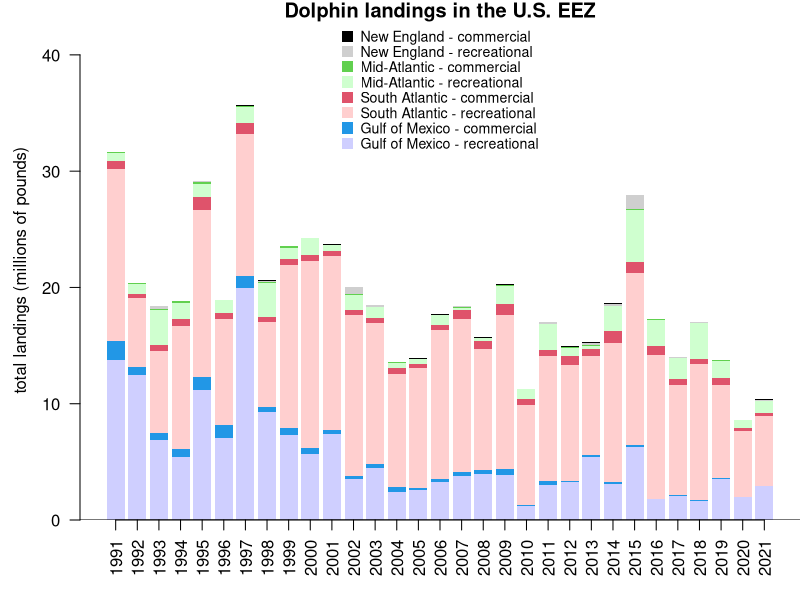
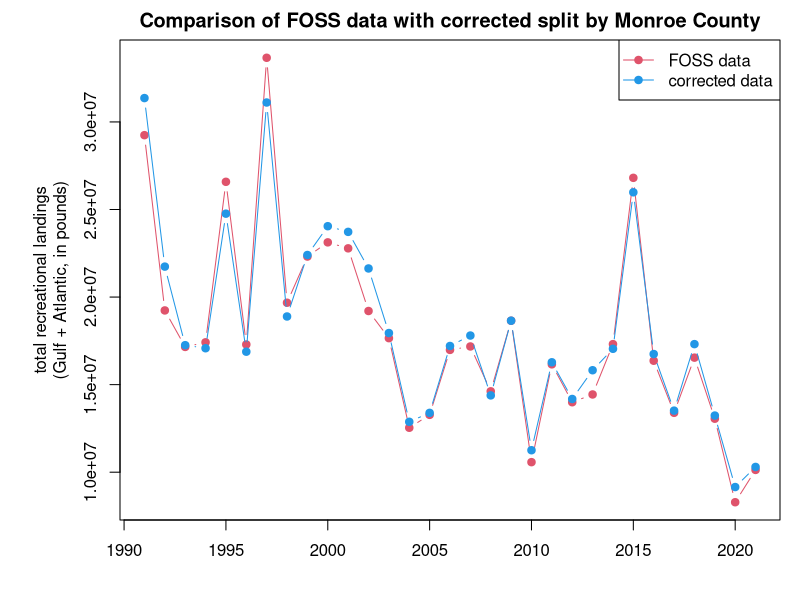
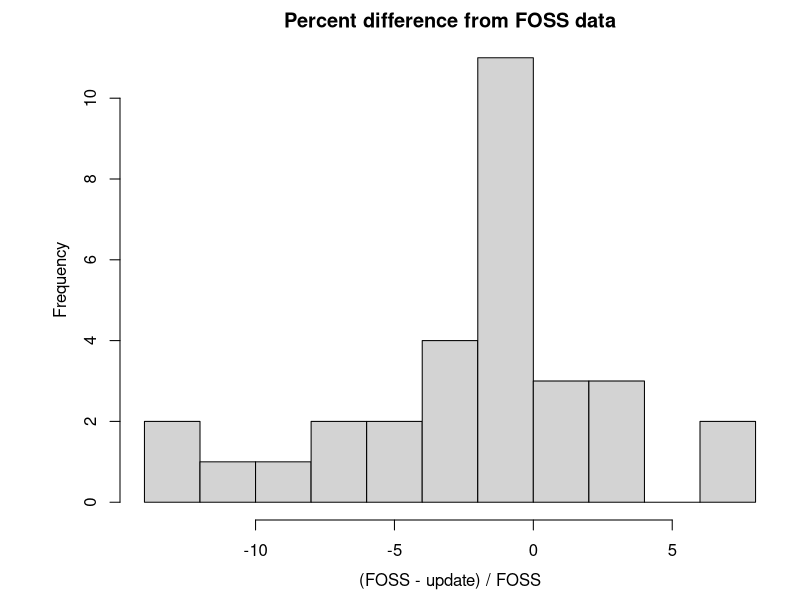
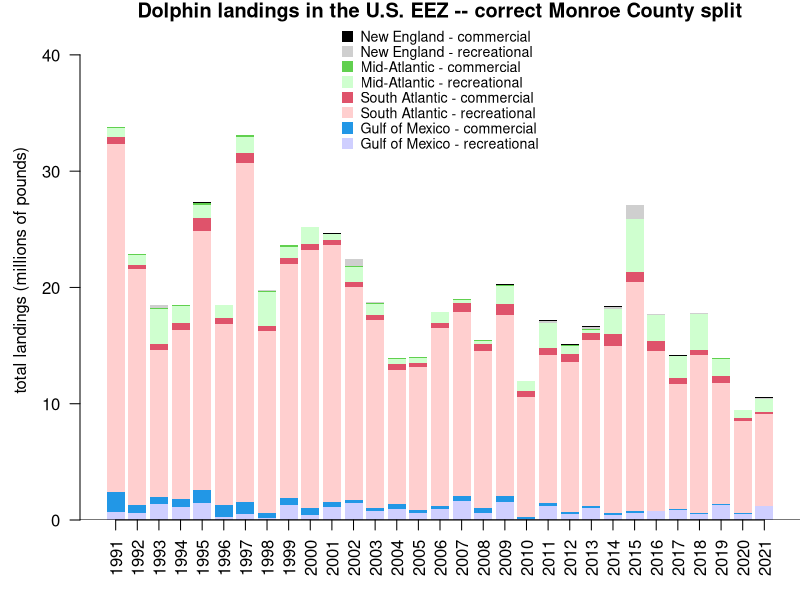

Here is the R script that generated these plots, in order:
## ---- chunk 1
# clear workspace
rm(list = ls())

# read in data file
d <- read.table("data/foss_landings_comrec_USEEZ.csv", header = T, sep = ",")
head(d)

# take commas out of file --------------------------
d$Pounds <- as.numeric(gsub(",", "", d$Pounds))
d$Dollars <- as.numeric(gsub(",", "", d$Dollars))
d$Metric.Tons <- as.numeric(gsub(",", "", d$Metric.Tons))
head(d)
## ---- chunk 2
# compile by year for sectors and regions ---------------
d$Collection <- factor(d$Collection, levels = c("Recreational", "Commercial")) 
tab <- tapply(d$Pounds, list(d$Year, d$Collection, d$Region.Name), sum, na.rm = T)
tab[is.na(tab)] <- 0
head(tab)

dat <- data.frame(cbind(tab[, , "Gulf"], tab[, , "South Atlantic"], 
                        tab[, , "Middle Atlantic"], tab[, , "New England"]))
names(dat) <- c("rec_Gulf", "com_Gulf", "rec_SA", "com_SA", "rec_MA", "com_MA", "rec_NE", "com_NE")
dat
## ---- chunk 3
# select years ---------------------
dat <- dat[which(rownames(dat) > 1990), ]

# define colors and plot -------------------
cols <- c("#0000FF30", 4, "#FF000030", 2, "#00FF0030", 3, "#00000030", 1)

par(mar = c(4, 4, 1, 0), mgp = c(2.5, 1, 0))
yrs <- as.numeric(rownames(dat))
#yrs[seq(2, 32, 2)] <- NA

b <- barplot(t(dat)/10^6, names.arg = yrs, col = cols, ylim = c(0, 43), 
             border = NA, las = 2, ylab = "total landings (millions of pounds)", 
             main = "Dolphin landings in the U.S. EEZ")

#mtext(side = 3, line = -1.15, "Source: NMFS commerical and recreational landings statistics", cex = 0.9)

legend("top", c("New England - commercial", "New England - recreational", 
                "Mid-Atlantic - commercial", "Mid-Atlantic - recreational", 
                 "South Atlantic - commercial", "South Atlantic - recreational",
                 "Gulf of Mexico - commercial", "Gulf of Mexico - recreational"),
    col = cols[8:1], pch = 15, pt.cex = 1.5, bty = "n", y.intersp = 0.9, cex = 0.85)
#legend(15, 30, c("Commercial", "Recreational"), col = c(1, "#00000060"), 
#       pch = 15, pt.cex = 2, bty = "n", y.intersp = 1.1)
axis(1, at = b, lab = rep("", length(b)), pos = 0)
abline(h=0)

## ---- chunk 4
ml <- read.table("data/RecreationalDolphinLandings_SAandGOM_MLarkin.csv", header = T, sep = ",", skip = 6)
ml <- ml[which(ml$Year > 1990), ]

# select same years for FOSS data set 
dat <- dat[which(yrs <= max(ml$Year)), ]

# check that years match
summary(rownames(dat) == ml$Year)
yrs <- as.numeric(rownames(dat))

# check that totals match
old <- dat$rec_Gulf + dat$rec_SA + dat$rec_MA + dat$rec_NE
new <- ml$GOM + ml$ATL

# plot totals 
par(mar = c(4, 6, 2, 1), mgp = c(2.5, 1, 0))
matplot(yrs, cbind(old, new), xlab = "", lty = 1, col = c(2, 4), type = "b", pch = 19, 
        ylab = "total recreational landings\n(Gulf + Atlantic, in pounds)",
        main = "Comparison of FOSS data with corrected split by Monroe County")
legend("topright", c("FOSS data", "corrected data"), col = c(2, 4), pch = 19, lty = 1)

mean((old - new)/old*100)
range((old - new)/old*100)
hist((old - new)/old*100, main = "Percent difference from FOSS data", breaks = 10, 
     xlab = "(FOSS - update) / FOSS")

# replace FOSS data with update data
datnew <- dat
datnew$rec_Gulf <- ml$GOM
datnew$rec_SA <- ml$ATL - (datnew$rec_MA + datnew$rec_NE)
tail(dat)
tail(datnew)
## ---- chunk 5
par(mar = c(4, 4, 1, 0), mgp = c(2.5, 1, 0))
b <- barplot(t(datnew)/10^6, names.arg = yrs, col = cols, ylim = c(0, 43), 
             border = NA, las = 2, ylab = "total landings (millions of pounds)", 
             main = "Dolphin landings in the U.S. EEZ -- correct Monroe County split")
legend("top", c("New England - commercial", "New England - recreational", 
                "Mid-Atlantic - commercial", "Mid-Atlantic - recreational", 
                 "South Atlantic - commercial", "South Atlantic - recreational",
                 "Gulf of Mexico - commercial", "Gulf of Mexico - recreational"),
    col = cols[8:1], pch = 15, pt.cex = 1.5, bty = "n", y.intersp = 0.9, cex = 0.85)
#legend(15, 30, c("Commercial", "Recreational"), col = c(1, "#00000060"), 
#       pch = 15, pt.cex = 2, bty = "n", y.intersp = 1.1)
axis(1, at = b, lab = rep("", length(b)), pos = 0)
abline(h=0)
## ---- chunk 6
#| echo: false
